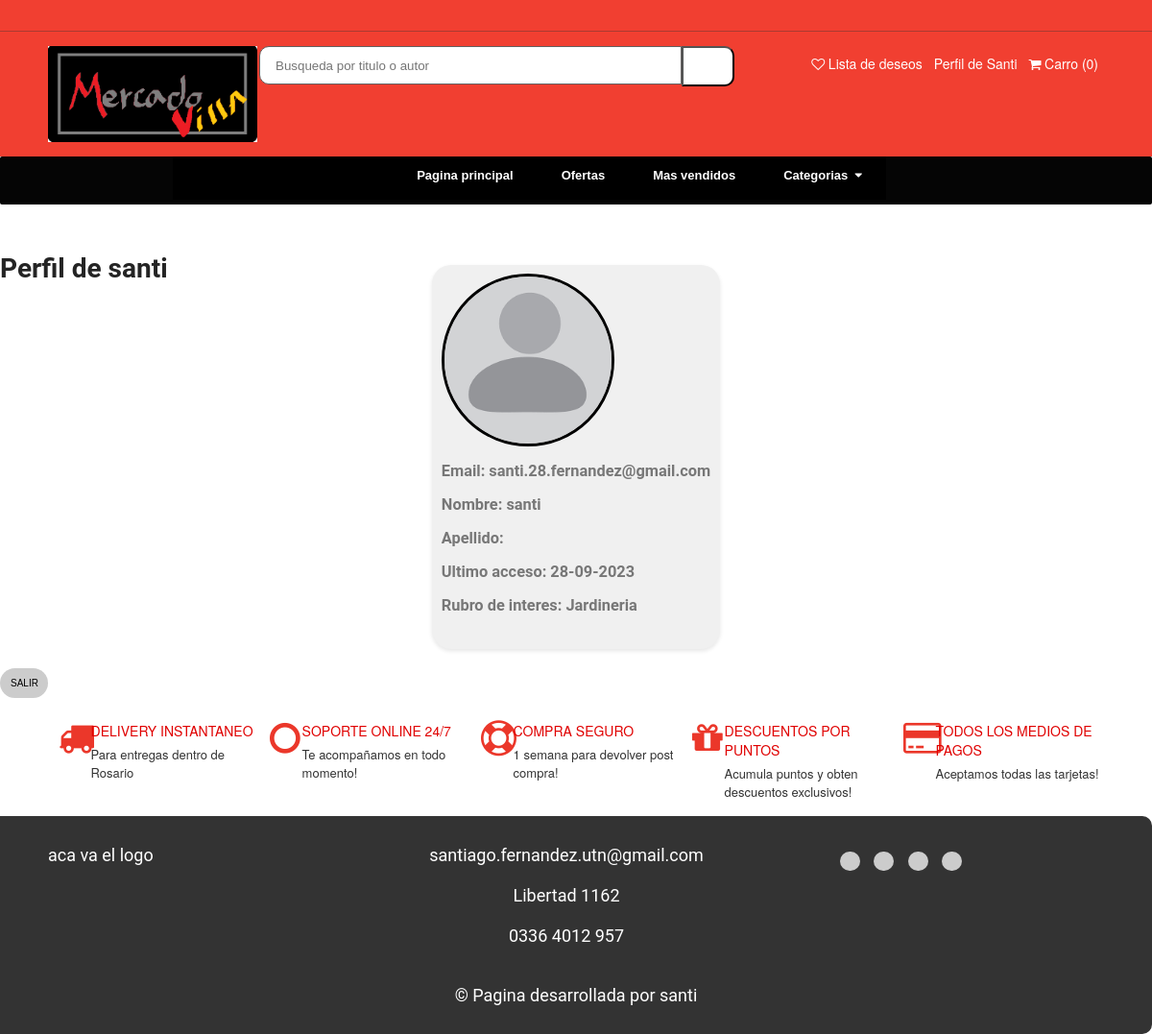
The page /user/ (signed in) on the database as committed earlier.
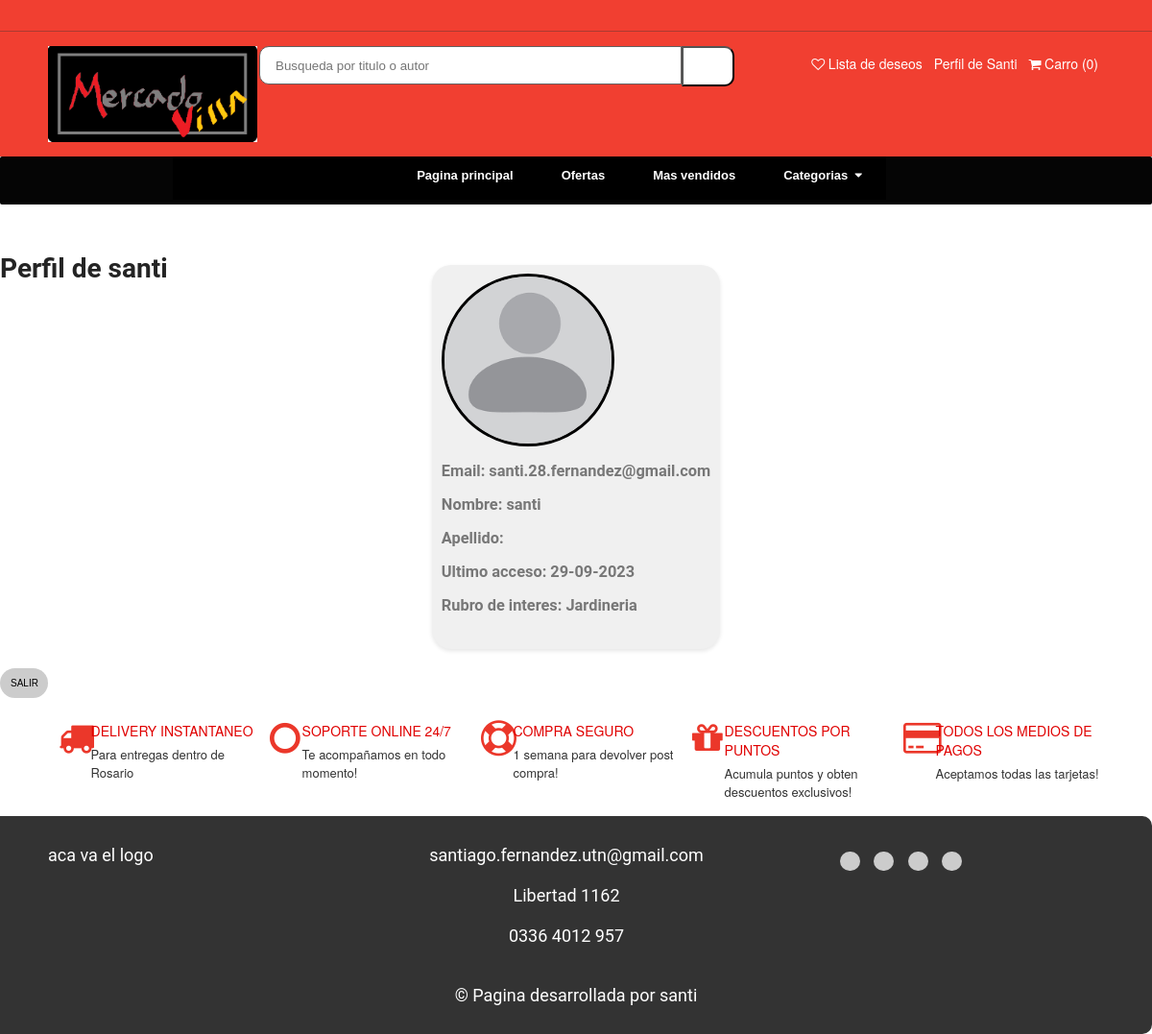
The same page on the database as committed later.
### clients/models.py (models this page shows)
class ClientModel(AbstractUser):
    cuit = models.CharField(max_length=11)
    business_line = models.CharField(choices=BusinessLineChoices.choices, max_length=128, default=BusinessLineChoices.OTROS.value)
    business_line_interes = models.CharField(choices=BusinessLineChoices.choices, max_length=128, default=BusinessLineChoices.OTROS.value)
    is_seller = models.BooleanField(default=False)
    is_buyer = models.BooleanField(default=True)
    state = models.CharField(max_length=128,blank = True, null = True)
    city = models.CharField(max_length=128,blank = True, null = True)
    postal_code = models.CharField(max_length = 4,blank = True, null = True)
    phone_number = models.CharField(max_length = 64)
    avatar = models.ImageField(upload_to="avatar", null = True, blank = True)

### user/views.py (the view, shortened to what this page needs)
# urls.py: path('', UserView.as_view(), name="user"),
class UserView(View):
    def get(self, request):
        user = self.request.user
        return render(request, "user.html", {"user": user})

### templates/user.html (shortened to what this page needs)
{%extends "home.html"%}
{% load humanize %}
{%block content%}
<div class="title"> <h1>Perfil de {{ user.username }} </h1></div>
<div class="profile-card">
  <div class="profile-description">
    <br><br><br><br>
    <div class="profile-picture"><img src="{{ user.avatar.url }}"
      alt="imagen de perfil"  class="profile-image"></div>
    <br>
    <div class="div1"> <h3> Email: {{ user.email }} </h1> </div><br>
      <div class="div1"> <h3> Nombre: {{ user.first_name }} </h1> </div><br>
      <div class="div1"> <h3> Apellido: {{ user.second_name }}</div><br>
    <div class="div1"> <h3> Ultimo acceso: {{ user.last_login|date:"d-m-Y" }}
      </h1> </div><br>
    <div class="div1"> <h3> Rubro de interes: {{ user.business_line_interes }}
      </h1> </div>
    <br><br><br><br><br><br>
  </div>
</div>
<a href="{% url 'logout' %}"><button type="button"class="icon-button"id="python-button" data-lang="python">
  SALIR</button></a>
{%endblock content%}

### templates/home.html (shortened to what the changed rows need)
<html>
  <head>
    {% load static %}
    <link rel="stylesheet" href="https://cdnjs.cloudflare.com/ajax/libs/font-awesome/4.7.0/css/font-awesome.min.css">
    <link rel="stylesheet" href="{% static 'css/home.css' %}" type="text/css" />
    <link rel="stylesheet" href="{% static 'css/user.css' %}" type="text/css" />
    <link rel="stylesheet" href="{% static 'css/cart.css' %}" type="text/css" />
    <link rel="stylesheet" href="{% static 'css/publication.css' %}" type="text/css" />
    {% load humanize %}
  </head>
  <body>
    <div class="width-100 search-panel">
      <div class="container">
        <div class="width-30">
          <ul class="cart-sect">
            {% if user.is_authenticated %}
            <li>
              <a href="/user/">Perfil de {{ user.username |capfirst }}</a>
            </li>
            {% else %}
            <li>
              <i class="fa fa-user-circle-o" aria-hidden="true"></i>
              <a href="/login/"> Iniciar sesion </a>
            </li>
            {% endif %}
          </ul>
        </div>
      </div>
    </div>
    {% block content %}
    {% endblock content %}
  </body>
</html>

Rows that differ between the two databases and show on the page:
changed ClientModel "santi": last_login "28-09-2023" → "29-09-2023"
